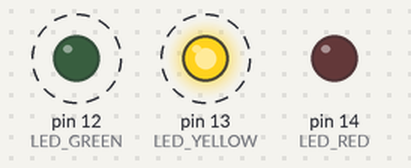
This sketch was run on a simulated Arduino Uno, built with avr-gcc and run on an emulated ATmega328P. On the bench: output pins drawn as LEDs (lit = HIGH). Dashed ring = blinking. What the sketch prints to the serial monitor is not drawn.

Above: at 0.7 s.
Timing chart, 0 to 3.0 s (numbered marks = the images above):
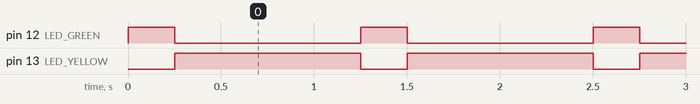

The sketch:

serial.ino
```cpp
// (licence header left out)
// Flash via port UF2_Board
// After flashing switch to port /dev/cu.usbmodem12345 or similar
// Start serial monitor via Tools menu

// Colors
//
// Red: Waiting for serial connection
// Yellow: Send serial message
// Green: Sended serial message

#define LED_RED 14
#define LED_YELLOW 13
#define LED_GREEN 12

void setup() {

  // Setup pins
  pinMode(LED_RED, OUTPUT);
  pinMode(LED_YELLOW, OUTPUT);
  pinMode(LED_GREEN, OUTPUT);

  // Set waiting led
  digitalWrite(LED_RED, HIGH);

  // Starts serial communication via USB
  Serial.begin(115200);

  // Waits for serial connection
  while (!Serial);

  // Deactivate waiting for connection led
  digitalWrite(LED_RED, LOW);

  // Send message via serial
  Serial.println("Picoboy Color serial connection successful.");
}

void loop() {

  // Send message via serial
  Serial.println("Hello from Picoboy Color. (" + String(millis()) + ")");

  // Deativate sending led
  digitalWrite(LED_YELLOW, LOW);

  // Show activity
  digitalWrite(LED_GREEN, HIGH);
  delay(250);
  digitalWrite(LED_GREEN, LOW);

  // Activate sending led
  digitalWrite(LED_YELLOW, HIGH);

  // Wait for one second
  delay(1000);
}
```

Measured:
- by itself, pin 12 (LED_GREEN): alternates HIGH for 0.25 s and LOW for 1.0 s
- by itself, pin 13 (LED_YELLOW): alternates HIGH for 1.0 s and LOW for 0.25 s
